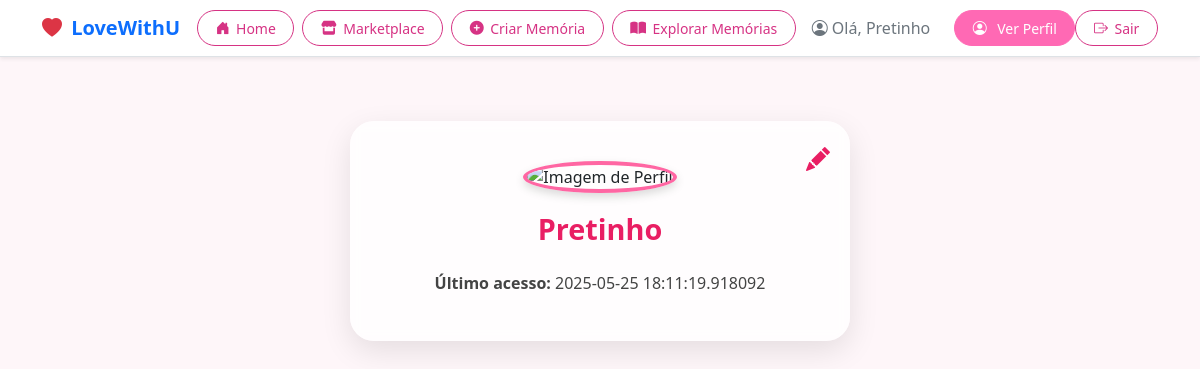
The app's page /perfil/Negro dela (signed in), older data.
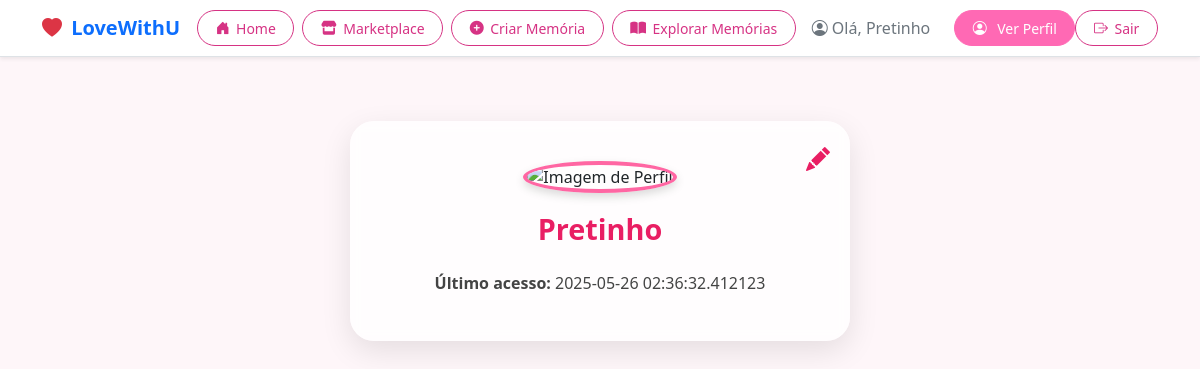
The same page, newer data.
### app/models.py (models this page shows, shortened)
class User(UserMixin, db.Model):
    id: so.Mapped[int] = so.mapped_column(primary_key=True)
    name: so.Mapped[str] = so.mapped_column(sa.String(64))
    username: so.Mapped[str] = so.mapped_column(sa.String(64), unique=True, index=True)
    email: so.Mapped[str] = so.mapped_column(sa.String(120), unique=True, index=True)
    password_hash: so.Mapped[Optional[str]] = so.mapped_column(sa.String(256))
    profile_img: so.Mapped[Optional[str]] = so.mapped_column(sa.String(128))
    cidade_estado: so.Mapped[Optional[str]] = so.mapped_column(sa.String(100))
    tempo_juntos: so.Mapped[Optional[str]] = so.mapped_column(sa.String(100))
    aniversario: so.Mapped[Optional[datetime]] = so.mapped_column(sa.Date())
    about_me: so.Mapped[Optional[str]] = so.mapped_column(sa.String(140))
    last_seen: so.Mapped[Optional[datetime]] = so.mapped_column(default=lambda: datetime.now(timezone.utc))
    posts: so.Mapped[list['Post']] = so.relationship(back_populates='author', cascade='all, delete-orphan')

### app/routes.py (the view)
@app.route('/perfil/<username>')
@login_required
def user(username):
    user = db.first_or_404(db.select(User).where(User.username == username))
    posts = [
        {'author': user, 'body': 'Exemplo de post 1'},
        {'author': user, 'body': 'Exemplo de post 2'},
    ]
    return render_template('perfil.html', user=user, posts=posts)

### app/models.py (called while the page is built)
@login.user_loader
def load_user(user_id):
    return db.session.get(User, int(user_id))

### app/routes.py (called while the page is built)
@app.before_request
def before_request():
    if current_user.is_authenticated:
        current_user.last_seen = datetime.now(timezone.utc)
        db.session.commit()

### app/templates/perfil.html (shortened to what this page needs)
{% extends 'base.html' %}
{% block content %}
<div class="perfil-card">
  {% if user == current_user %}
  <a href="{{ url_for('editar_perfil') }}" class="edit-icon" title="Editar perfil">
    <i class="bi bi-pencil-fill"></i>
  </a>
  {% endif %}
  <img src="{{ url_for('static', filename='uploads/' + user.profile_img) if user.profile_img else url_for('static', filename='img/perfil_padrao.png') }}" alt="Imagem de Perfil" class="perfil-img">
  <h2>{{ user.name }}</h2>
  <div class="perfil-info">
    {% if user.last_seen %}<p><strong>Último acesso:</strong> {{ user.last_seen }}</p>{% endif %}
  </div>
</div>
{% endblock %}

### app/templates/base.html (shortened to what this page needs)
<!doctype html>
<html lang="pt-br">
<head>
  <link href="https://cdn.jsdelivr.net/npm/bootstrap@5.3.3/dist/css/bootstrap.min.css" rel="stylesheet">
  <link href="https://cdn.jsdelivr.net/npm/bootstrap-icons@1.10.5/font/bootstrap-icons.css" rel="stylesheet">
  <link rel="stylesheet" href="https://cdnjs.cloudflare.com/ajax/libs/font-awesome/6.0.0-beta3/css/all.min.css">
</head>
<body style="background-color: #fef6f9;">
  <nav class="navbar navbar-expand-lg navbar-light bg-white border-bottom shadow-sm">
    <div class="container">
      <a class="navbar-brand fw-bold text-primary" href="{{ url_for('index') }}">
        <i class="bi bi-heart-fill text-danger me-1"></i> LoveWithU
      </a>
      <div class="collapse navbar-collapse" id="navMenu">
        <ul class="navbar-nav ms-auto align-items-center">
          <li class="nav-item me-2">
            <a class="nav-btn nav-btn-outline {% if request.endpoint == 'home' %}active{% endif %}"
              href="{{ url_for('home') }}">
              <i class="bi bi-house-door-fill"></i> Home
            </a>
          </li>
          <li class="nav-item me-2">
            <a class="nav-btn nav-btn-outline {% if request.endpoint == 'marketplace' %}active{% endif %}"
              href="{{ url_for('marketplace') }}">
              <i class="fas fa-store"></i> Marketplace
            </a>
          </li>
          {% if current_user.is_authenticated %}
            <li class="nav-item me-2">
              <a class="nav-btn nav-btn-outline {% if request.endpoint == 'criar_memoria' %}active{% endif %}"
                href="{{ url_for('criar_memoria') }}">
                <i class="fas fa-plus-circle"></i> Criar Memória
              </a>
            </li>
            <li class="nav-item me-2">
              <a class="nav-btn nav-btn-outline {% if request.endpoint == 'explorar_memorias' %}active{% endif %}"
                href="{{ url_for('explorar_memorias') }}">
                <i class="fas fa-book-open"></i> Explorar Memórias
              </a>
            </li>
            <li class="nav-item me-3">
              <a class="nav-link text-secondary d-flex align-items-center" href="{{ url_for('index') }}">
                <i class="bi bi-person-circle me-1"></i> Olá, {{ current_user.name }}
              </a>
            </li>
            <li class="nav-item">
              <a class="nav-btn nav-btn-outline {% if request.endpoint == 'user' %}active{% endif %}"
                href="{{ url_for('user', username=current_user.username) }}">
                <i class="bi bi-person-circle me-1"></i> Ver Perfil
              </a>
            </li>
            <li class="nav-item">
              <a class="nav-btn nav-btn-outline {% if request.endpoint == 'logout' %}active{% endif %}"
                href="{{ url_for('logout') }}">
                <i class="bi bi-box-arrow-right"></i> Sair
              </a>
            </li>
          {% endif %}
        </ul>
      </div>
    </div>
  </nav>
  <div class="container">
    {% block content %}{% endblock %}
  </div>
</body>
</html>

### app/templates/base.html (style rules this page uses)
.nav-btn { border-radius: 50px; padding: 0.4rem 1.1rem; font-size: 0.875rem; text-decoration: none !important; transition: all 0.2s ease-in-out; display: inline-flex; align-items: center; gap: 0.4rem; }
.nav-btn-outline { color: #d63384; border: 1px solid #d63384; background-color: transparent; }
.nav-btn-outline.active { background-color: #ff69b4 !important; border-color: #ff69b4 !important; color: #ffffff !important; }

### app/templates/perfil.html (style rules this page uses)
body { background: #fafafa; background-image: url('https://www.transparenttextures.com/patterns/diamond-upholstery.png'); background-repeat: repeat; }
.perfil-card { max-width: 500px; margin: 4rem auto; padding: 2.5rem 2rem; background: #ffffffcc; border-radius: 1.5rem; box-shadow: 0 10px 30px rgba(0,0,0,0.1); text-align: center; backdrop-filter: blur(6px); position: relative; }
.perfil-img { width: 130px; height: 130px; border-radius: 50%; object-fit: cover; border: 4px solid #ff66a3; box-shadow: 0 4px 10px rgba(0,0,0,0.15); margin-bottom: 1.2rem; transition: transform 0.3s ease; }
.perfil-card h2 { font-weight: 700; font-size: 1.8rem; color: #e91e63; margin-bottom: 0.5rem; }
.perfil-info { margin-top: 1.5rem; font-size: 1rem; color: #444; }
.perfil-info p { margin: 0.4rem 0; line-height: 1.5; }
.edit-icon { position: absolute; top: 20px; right: 20px; color: #e91e63; font-size: 1.5rem; text-decoration: none; }

Row changes from the older to the newer data that the page shows:
changed User "Pretinho": last_seen "2025-05-25 18:11:19.918092" → "2025-05-26 02:36:32.412123"
